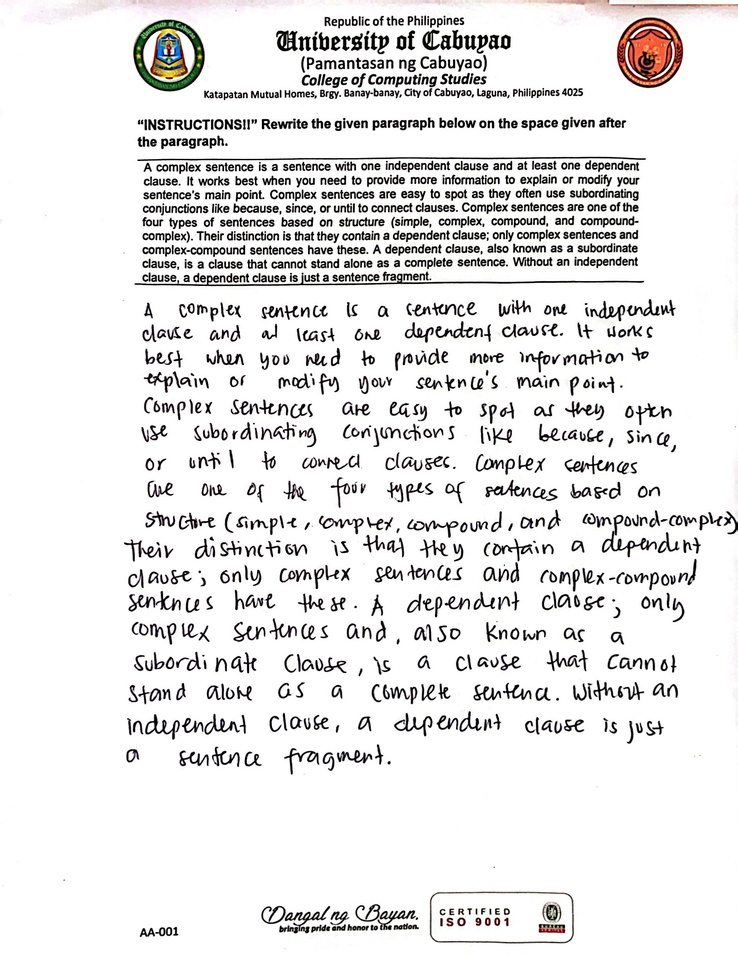
#> input picture Datasets_first _batch/AA-001_1.jpg, 738 x 956 px, shrunk from 1888 x 2448 before the run, found by its file name; its folder holds only this picture in this run
$ python newest.py
#> lines starting #> are read from the running program, lines starting #| are printed output that depends on the picture; after the words box and inside, x2 and y2 are one past the last pixel; in counts of white or black regions, pixels touching at a corner belong together
import cv2
import pytesseract
import os
import csv

# Specify the path to the Tesseract executable
pytesseract.pytesseract.tesseract_cmd = r'C:\Program Files\Tesseract-OCR\tesseract.exe'

# Define the folder paths
input_folder_path = r'C:\thesis_datasets\Datasets_first _batch'
output_folder_path = r'C:\thesis_datasets\annotated_files'
CSV_folder_path = r'C:\thesis_datasets\annotated_files\CSV'
JPG_folder_path = r'C:\thesis_datasets\annotated_files\JPG'
TXT_folder_path = r'C:\thesis_datasets\annotated_files\TXT'

# Check if the output folder exists, if not, create it
if not os.path.exists(output_folder_path):
    os.makedirs(output_folder_path)

# Iterate through each file in the input folder
for filename in os.listdir(input_folder_path):
    if filename.endswith('.jpg'):
        file_path = os.path.join(input_folder_path, filename)
        print(f"Processing file: {file_path}")

        # Load the image
        image = cv2.imread(file_path)
#> image is the input picture: shape (956, 738, 3); mean B, G, R 230.6, 230.9, 231.6
        if image is None:
            print(f"Error: Could not load image {file_path}.")
            continue

        # Convert the image to grayscale
        gray = cv2.cvtColor(image, cv2.COLOR_BGR2GRAY)

        # Apply thresholding to get a binary image
        _, binary_image = cv2.threshold(gray, 150, 255, cv2.THRESH_BINARY_INV)
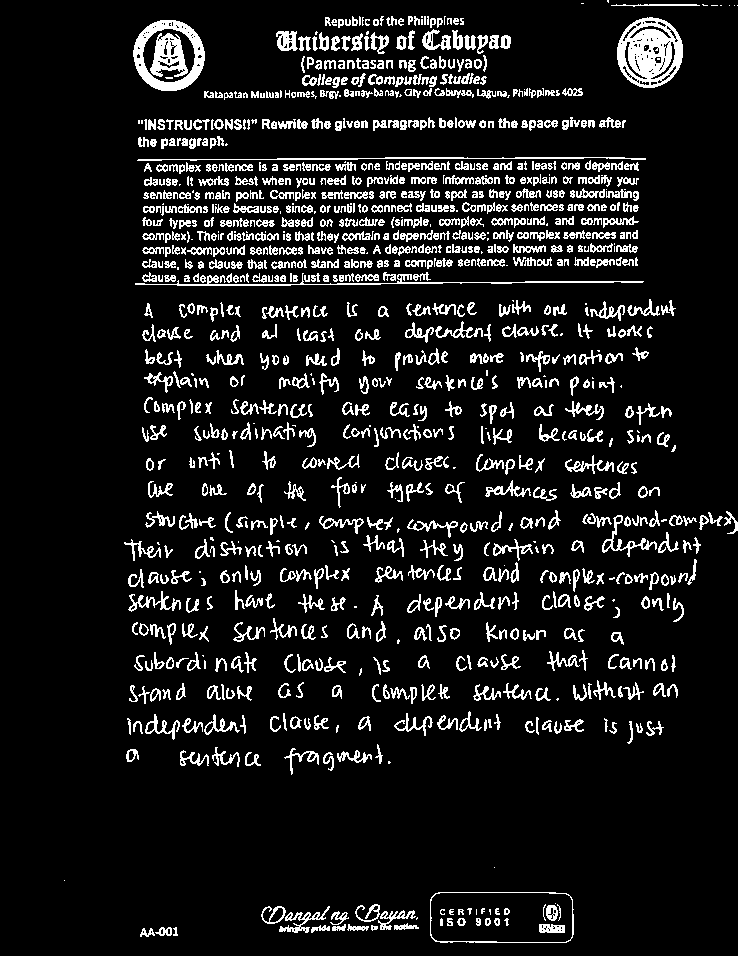
#> binary_image: shape (956, 738); 10.1% white in thin lines or dots

        # Detect text boxes
#> (the run stopped early here; a loop or call above may not have finished)

$ run again, on Datasets_first _batch/AA-004_2.jpg
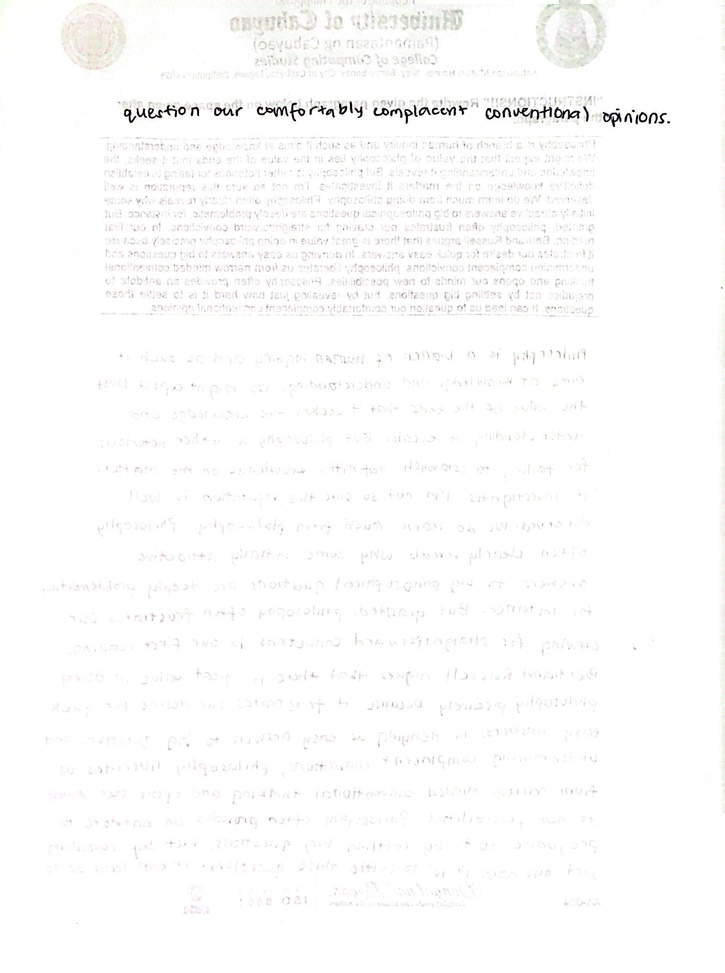
#> input picture Datasets_first _batch/AA-004_2.jpg, 725 x 973 px, shrunk from 1924 x 2584 before the run, found by its file name
#> image is the input picture: shape (973, 725, 3); mean B, G, R 251.8, 252, 252.2
#> `_, binary_image = cv2.threshold(gray, 150, 255, cv2.THRESH_BINARY_INV)`:
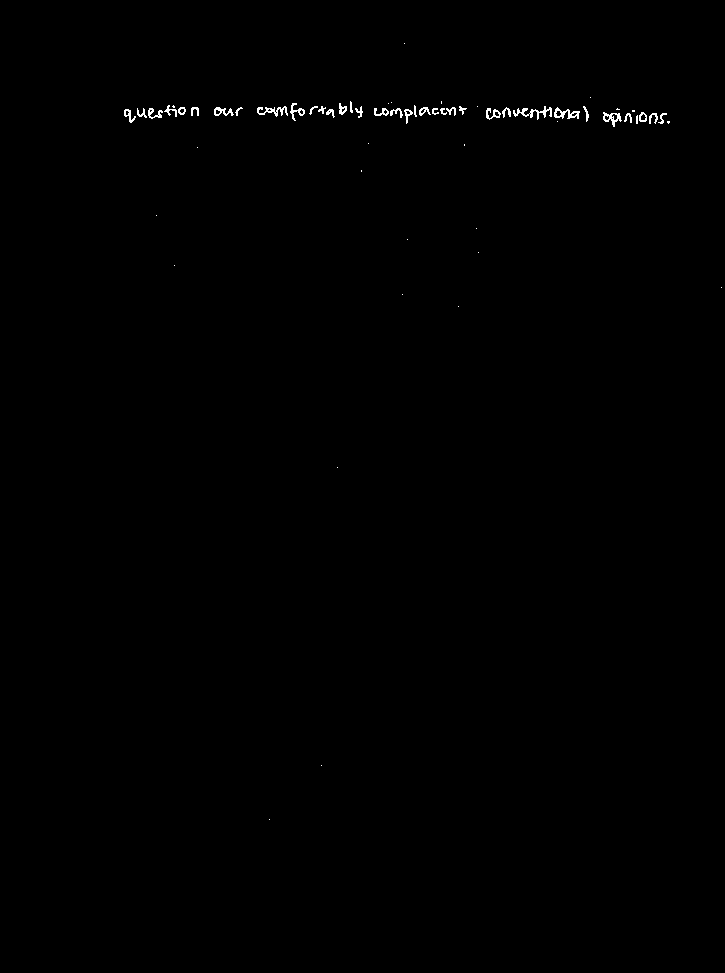
#> binary_image: shape (973, 725); 0.3% white in thin lines or dots, all inside (x1, y1, x2, y2) = (124, 43, 722, 820)

$ run again, on Datasets_first _batch/AA-005_1.jpg
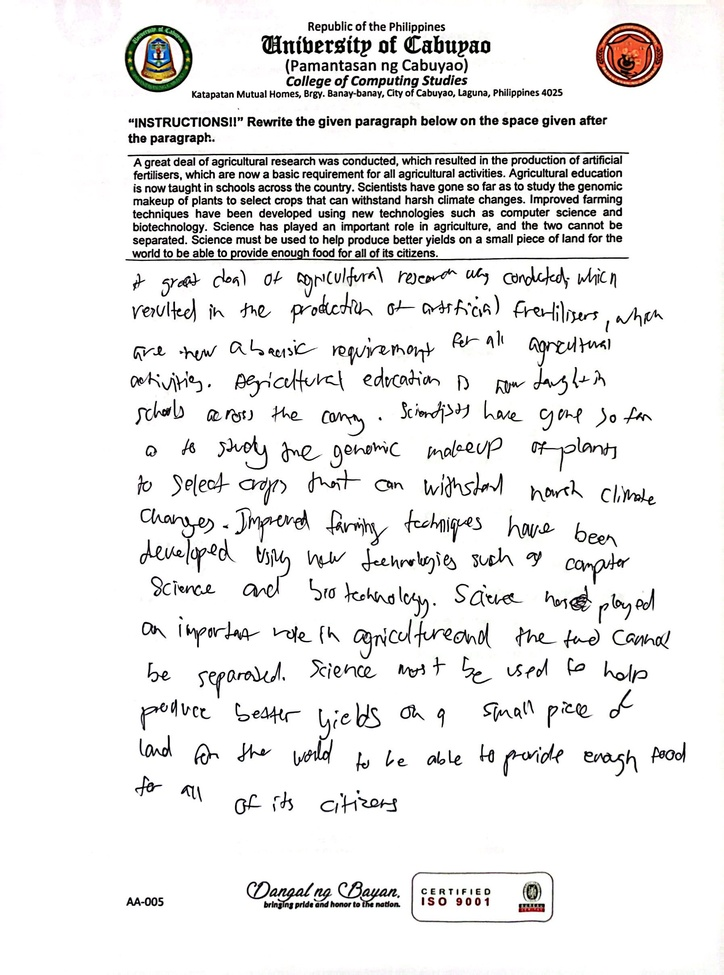
#> input picture Datasets_first _batch/AA-005_1.jpg, 724 x 975 px, shrunk from 1796 x 2420 before the run, found by its file name
#> image is the input picture: shape (975, 724, 3); mean B, G, R 234.8, 235.2, 235.6
#> `_, binary_image = cv2.threshold(gray, 150, 255, cv2.THRESH_BINARY_INV)`:
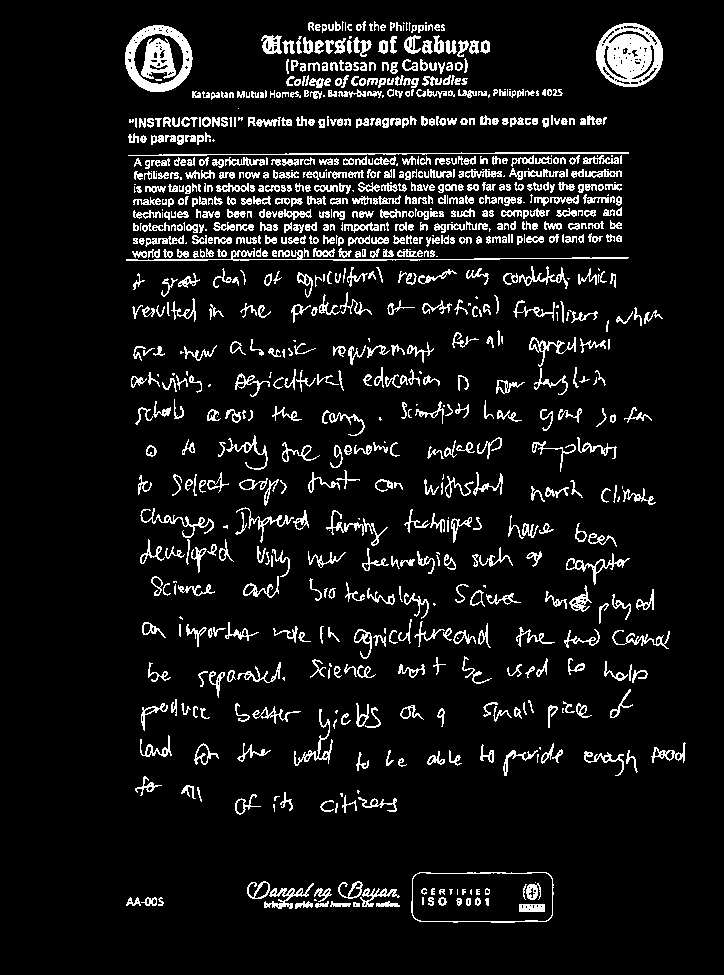
#> binary_image: shape (975, 724); 8.4% white in thin lines or dots, all inside (x1, y1, x2, y2) = (125, 21, 686, 923)

$ run again, on Datasets_first _batch/AA-006_1.jpg
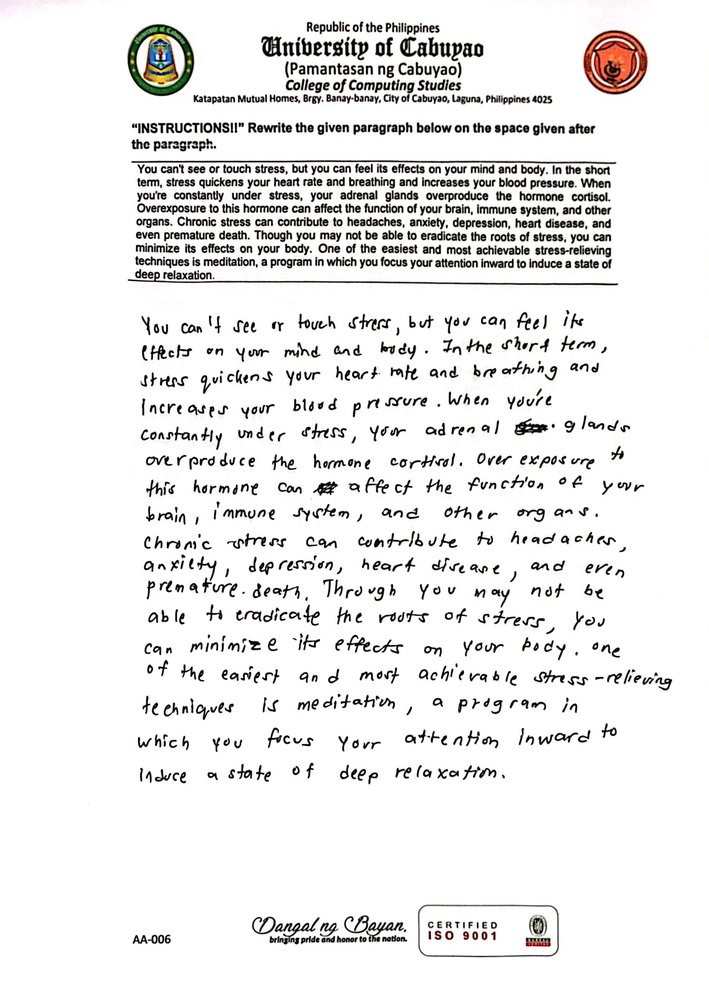
#> input picture Datasets_first _batch/AA-006_1.jpg, 709 x 995 px, shrunk from 1848 x 2592 before the run, found by its file name
#> image is the input picture: shape (995, 709, 3); mean B, G, R 234.6, 235.1, 235.7
#> `_, binary_image = cv2.threshold(gray, 150, 255, cv2.THRESH_BINARY_INV)`:
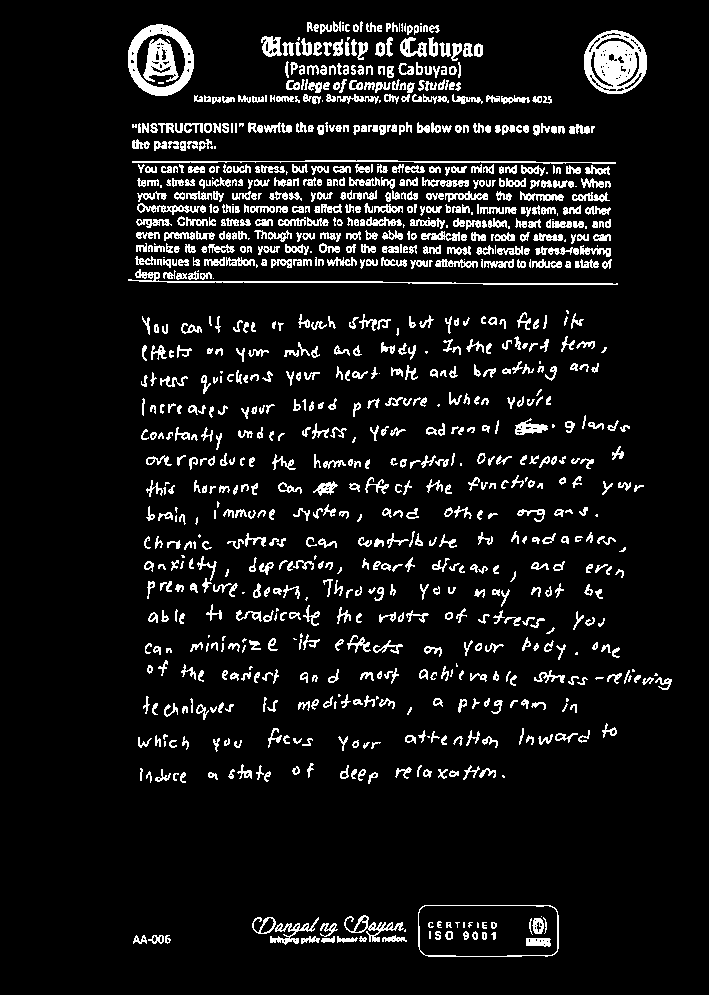
#> binary_image: shape (995, 709); 8.5% white in thin lines or dots, all inside (x1, y1, x2, y2) = (128, 21, 672, 957)

$ run again, on Datasets_first _batch/AA-002_1.jpg
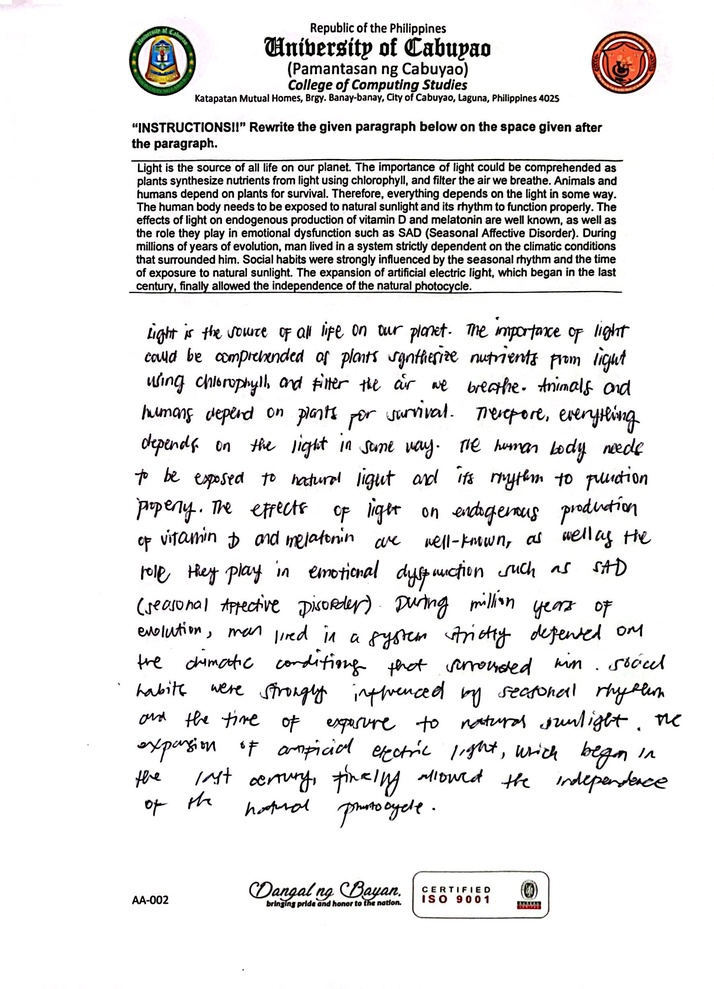
#> input picture Datasets_first _batch/AA-002_1.jpg, 714 x 989 px, shrunk from 1776 x 2460 before the run, found by its file name
#> image is the input picture: shape (989, 714, 3); mean B, G, R 231.4, 231.6, 232.2
#> `_, binary_image = cv2.threshold(gray, 150, 255, cv2.THRESH_BINARY_INV)`:
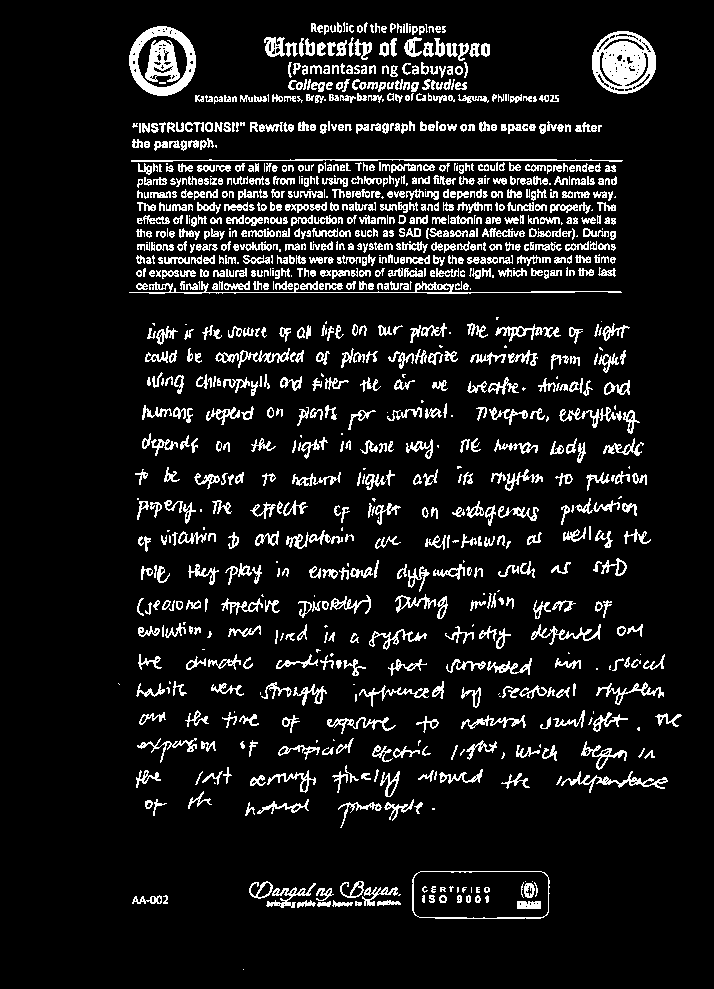
#> binary_image: shape (989, 714); 9.9% white in thin lines or dots, all inside (x1, y1, x2, y2) = (118, 22, 682, 970)
